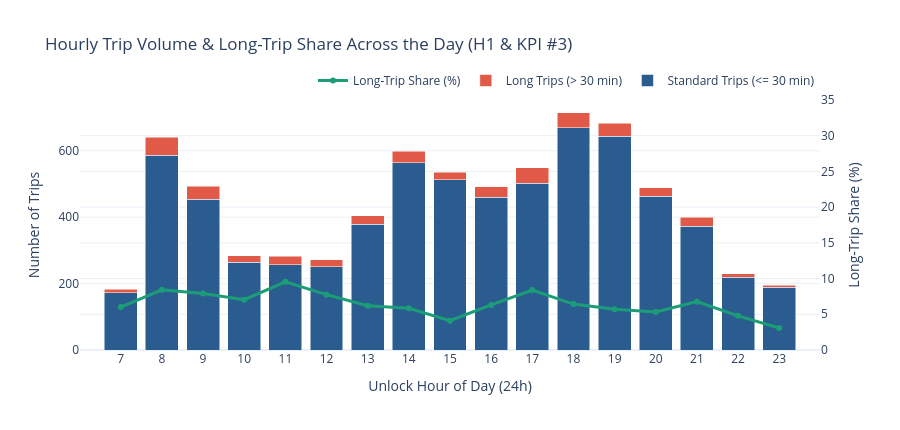
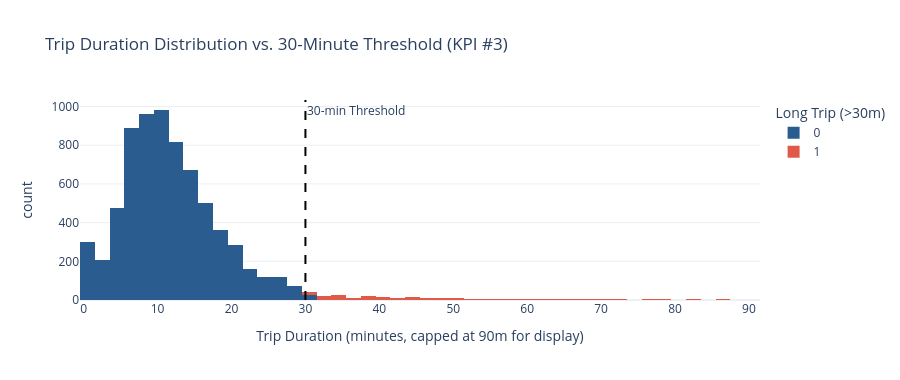
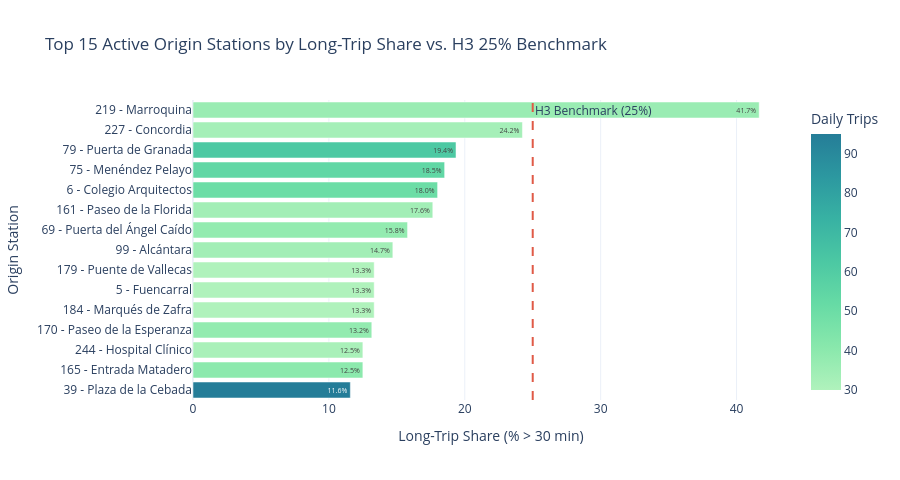

Here is the notebook cell these charts were saved with, in order:
### Markdown cell above
## §3. Exploratory Data Analysis & Project Brief Hypothesis Testing

We evaluate two empirical hypotheses from Section 2.3 of `project/project-brief.md` alongside **KPI #1** and **KPI #3**:

- **Hypothesis H1 (Morning Rush Concentration):** Evaluates hourly trip volume across the day (highlighting the `07:00–09:00` morning rush window vs. midday and evening peaks) and tracks how the **Long-Trip Share** (`> 30 min`) fluctuates by hour.
- **KPI #3 (Trip Duration Distribution):** Inspects the right-skewed distribution of `trip_time` relative to the **30-minute standard pricing threshold**.
- **Hypothesis H3 (Intermodal Hub Long-Trip Propensity):** Tests whether stations near major transit hubs (e.g., *Atocha*, *Moncloa*, *Nuevos Ministerios*, *Príncipe Pío*, *Sol*) exceed the **25% long-trip threshold** more frequently than standard neighborhood stations.

### Code cell
# Extract hour of unlock for intra-day analysis
df["unlock_hour"] = df["unlock_date"].dt.hour

# --- CHART 1: Hourly Trip Volume & Long-Trip Share (Hypothesis H1 & KPI #1) ---
hourly_stats = (
    df.groupby("unlock_hour")
    .agg(
        total_trips=("is_long_trip", "count"),
        long_trips=("is_long_trip", "sum"),
        long_trip_pct=("is_long_trip", lambda s: s.mean() * 100),
    )
    .reset_index()
)
hourly_stats["standard_trips"] = hourly_stats["total_trips"] - hourly_stats["long_trips"]

morning_rush_share = (
    df[df["unlock_hour"].between(7, 9)].shape[0] / len(df) * 100
)
print(f"Morning rush (07:00–09:59) share of daily trips: {morning_rush_share:.2f}%")

fig1 = go.Figure()
fig1.add_trace(
    go.Bar(
        x=hourly_stats["unlock_hour"],
        y=hourly_stats["standard_trips"],
        name="Standard Trips (<= 30 min)",
        marker_color="#2b5c8f",
    )
)
fig1.add_trace(
    go.Bar(
        x=hourly_stats["unlock_hour"],
        y=hourly_stats["long_trips"],
        name="Long Trips (> 30 min)",
        marker_color="#e05a47",
    )
)
fig1.add_trace(
    go.Scatter(
        x=hourly_stats["unlock_hour"],
        y=hourly_stats["long_trip_pct"],
        name="Long-Trip Share (%)",
        yaxis="y2",
        mode="lines+markers",
        line=dict(color="#1b9e77", width=3),
    )
)
fig1.update_layout(
    title="Hourly Trip Volume & Long-Trip Share Across the Day (H1 & KPI #3)",
    barmode="stack",
    xaxis=dict(title="Unlock Hour of Day (24h)", dtick=1),
    yaxis=dict(title="Number of Trips"),
    yaxis2=dict(title="Long-Trip Share (%)", overlaying="y", side="right", range=[0, 35]),
    legend=dict(orientation="h", yanchor="bottom", y=1.02, xanchor="right", x=1),
    template="plotly_white",
    height=430,
)
fig1.show()

# --- CHART 2: Trip Duration Distribution vs. 30-Min Threshold (KPI #3) ---
df_plot_dur = df[df["trip_time"] <= 90]
fig2 = px.histogram(
    df_plot_dur,
    x="trip_time",
    color="is_long_trip",
    nbins=45,
    color_discrete_map={0: "#2b5c8f", 1: "#e05a47"},
    labels={"trip_time": "Trip Duration (minutes, capped at 90m for display)", "is_long_trip": "Long Trip (>30m)"},
    title="Trip Duration Distribution vs. 30-Minute Threshold (KPI #3)",
    template="plotly_white",
    height=380,
)
fig2.add_vline(x=30, line_dash="dash", line_color="black", annotation_text="30-min Threshold")
fig2.show()

# --- CHART 3: Top 15 Origin Stations by Long-Trip Share (Hypothesis H3) ---
station_stats = (
    df[df["unlock_station_name"] != "Unknown / Maintenance"]
    .groupby("unlock_station_name")
    .agg(
        total_trips=("is_long_trip", "count"),
        long_trip_pct=("is_long_trip", lambda s: s.mean() * 100),
        median_duration=("trip_time", "median"),
    )
    .reset_index()
)
# Filter to active stations (>= 30 daily trips) for statistical reliability
active_stations = station_stats[station_stats["total_trips"] >= 30].sort_values(
    "long_trip_pct", ascending=False
)

print(f"\nActive stations (>=30 trips) exceeding H3's 25% long-trip threshold: "
      f"{(active_stations['long_trip_pct'] > 25).sum()} out of {len(active_stations)}")
display(active_stations.head(10))

top15_stations = active_stations.head(15).sort_values("long_trip_pct", ascending=True)
fig3 = px.bar(
    top15_stations,
    x="long_trip_pct",
    y="unlock_station_name",
    orientation="h",
    text=top15_stations["long_trip_pct"].round(1).astype(str) + "%",
    color="total_trips",
    color_continuous_scale="Tealgrn",
    labels={
        "long_trip_pct": "Long-Trip Share (% > 30 min)",
        "unlock_station_name": "Origin Station",
        "total_trips": "Daily Trips",
    },
    title="Top 15 Active Origin Stations by Long-Trip Share vs. H3 25% Benchmark",
    template="plotly_white",
    height=480,
)
fig3.add_vline(x=25, line_dash="dash", line_color="#e05a47", annotation_text="H3 Benchmark (25%)")
fig3.show()

### Figure 1 — Plotly figure (JSON) as saved in the notebook; plotly's stock layout.template omitted (floating-point values rounded to 4 significant figures)
{"data": [{"marker": {"color": "#2b5c8f"}, "name": "Standard Trips (<= 30 min)", "type": "bar", "x": [7, 8, 9, 10, 11, 12, 13, 14, 15, 16, 17, 18, 19, 20, 21, 22, 23], "y": [172, 587, 454, 264, 256, 250, 379, 564, 513, 460, 502, 669, 644, 463, 372, 219, 189]}, {"marker": {"color": "#e05a47"}, "name": "Long Trips (> 30 min)", "type": "bar", "x": [7, 8, 9, 10, 11, 12, 13, 14, 15, 16, 17, 18, 19, 20, 21, 22, 23], "y": [11, 54, 39, 20, 27, 21, 25, 35, 22, 31, 46, 46, 39, 26, 27, 11, 6]}, {"line": {"color": "#1b9e77", "width": 3}, "mode": "lines+markers", "name": "Long-Trip Share (%)", "type": "scatter", "x": [7, 8, 9, 10, 11, 12, 13, 14, 15, 16, 17, 18, 19, 20, 21, 22, 23], "y": [6.011, 8.424, 7.911, 7.042, 9.541, 7.749, 6.188, 5.843, 4.112, 6.314, 8.394, 6.434, 5.71, 5.317, 6.767, 4.783, 3.077], "yaxis": "y2"}], "layout": {"barmode": "stack", "height": 430, "legend": {"orientation": "h", "x": 1, "xanchor": "right", "y": 1.02, "yanchor": "bottom"}, "title": {"text": "Hourly Trip Volume & Long-Trip Share Across the Day (H1 & KPI #3)"}, "xaxis": {"dtick": 1, "title": {"text": "Unlock Hour of Day (24h)"}}, "yaxis": {"title": {"text": "Number of Trips"}}, "yaxis2": {"overlaying": "y", "range": [0, 35], "side": "right", "title": {"text": "Long-Trip Share (%)"}}}}

### Figure 2 — Plotly figure (JSON) as saved in the notebook; plotly's stock layout.template omitted (floating-point values rounded to 4 significant figures; data arrays with more than 128 entries replaced by an {"elided": "..."} marker saying what was removed)
{"data": [{"bingroup": "x", "hovertemplate": "Long Trip (>30m)=0<br>Trip Duration (minutes, capped at 90m for display)=%{x}<br>count=%{y}<extra></extra>", "legendgroup": "0", "marker": {"color": "#2b5c8f", "pattern": {"shape": ""}}, "name": "0", "nbinsx": 45, "orientation": "v", "showlegend": true, "type": "histogram", "x": {"elided": "6957 int values"}, "xaxis": "x", "yaxis": "y"}, {"bingroup": "x", "hovertemplate": "Long Trip (>30m)=1<br>Trip Duration (minutes, capped at 90m for display)=%{x}<br>count=%{y}<extra></extra>", "legendgroup": "1", "marker": {"color": "#e05a47", "pattern": {"shape": ""}}, "name": "1", "nbinsx": 45, "orientation": "v", "showlegend": true, "type": "histogram", "x": {"elided": "254 int values"}, "xaxis": "x", "yaxis": "y"}], "layout": {"annotations": [{"showarrow": false, "text": "30-min Threshold", "x": 30, "xanchor": "left", "xref": "x", "y": 1, "yanchor": "top", "yref": "y domain"}], "barmode": "relative", "height": 380, "legend": {"title": {"text": "Long Trip (>30m)"}, "tracegroupgap": 0}, "shapes": [{"line": {"color": "black", "dash": "dash"}, "type": "line", "x0": 30, "x1": 30, "xref": "x", "y0": 0, "y1": 1, "yref": "y domain"}], "title": {"text": "Trip Duration Distribution vs. 30-Minute Threshold (KPI #3)"}, "xaxis": {"anchor": "y", "domain": [0, 1], "title": {"text": "Trip Duration (minutes, capped at 90m for display)"}}, "yaxis": {"anchor": "x", "domain": [0, 1], "title": {"text": "count"}}}}

### Figure 3 — Plotly figure (JSON) as saved in the notebook; plotly's stock layout.template omitted (floating-point values rounded to 4 significant figures)
{"data": [{"hovertemplate": "Long-Trip Share (% > 30 min)=%{x}<br>Origin Station=%{y}<br>text=%{text}<br>Daily Trips=%{marker.color}<extra></extra>", "legendgroup": "", "marker": {"color": [95, 40, 32, 38, 30, 30, 30, 34, 38, 34, 50, 54, 62, 33, 36], "coloraxis": "coloraxis", "pattern": {"shape": ""}}, "name": "", "orientation": "h", "showlegend": false, "text": ["11.6%", "12.5%", "12.5%", "13.2%", "13.3%", "13.3%", "13.3%", "14.7%", "15.8%", "17.6%", "18.0%", "18.5%", "19.4%", "24.2%", "41.7%"], "textposition": "auto", "type": "bar", "x": [11.58, 12.5, 12.5, 13.16, 13.33, 13.33, 13.33, 14.71, 15.79, 17.65, 18.0, 18.52, 19.35, 24.24, 41.67], "xaxis": "x", "y": ["39 - Plaza de la Cebada", "165 - Entrada Matadero", "244 - Hospital Clínico", "170 - Paseo de la Esperanza", "184 - Marqués de Zafra", "5 - Fuencarral", "179 - Puente de Vallecas", "99 - Alcántara", "69 - Puerta del Ángel Caído", "161 - Paseo de la Florida", "6 - Colegio Arquitectos", "75 - Menéndez Pelayo", "79 - Puerta de Granada", "227 - Concordia", "219 - Marroquina"], "yaxis": "y"}], "layout": {"annotations": [{"showarrow": false, "text": "H3 Benchmark (25%)", "x": 25, "xanchor": "left", "xref": "x", "y": 1, "yanchor": "top", "yref": "y domain"}], "barmode": "relative", "coloraxis": {"autocolorscale": false, "colorbar": {"title": {"text": "Daily Trips"}}, "colorscale": [[0, "rgb(176, 242, 188)"], [0.1667, "rgb(137, 232, 172)"], [0.3333, "rgb(103, 219, 165)"], [0.5, "rgb(76, 200, 163)"], [0.6667, "rgb(56, 178, 163)"], [0.8333, "rgb(44, 152, 160)"], [1, "rgb(37, 125, 152)"]]}, "height": 480, "legend": {"tracegroupgap": 0}, "shapes": [{"line": {"color": "#e05a47", "dash": "dash"}, "type": "line", "x0": 25, "x1": 25, "xref": "x", "y0": 0, "y1": 1, "yref": "y domain"}], "title": {"text": "Top 15 Active Origin Stations by Long-Trip Share vs. H3 25% Benchmark"}, "xaxis": {"anchor": "y", "domain": [0, 1], "title": {"text": "Long-Trip Share (% > 30 min)"}}, "yaxis": {"anchor": "x", "domain": [0, 1], "title": {"text": "Origin Station"}}}}
